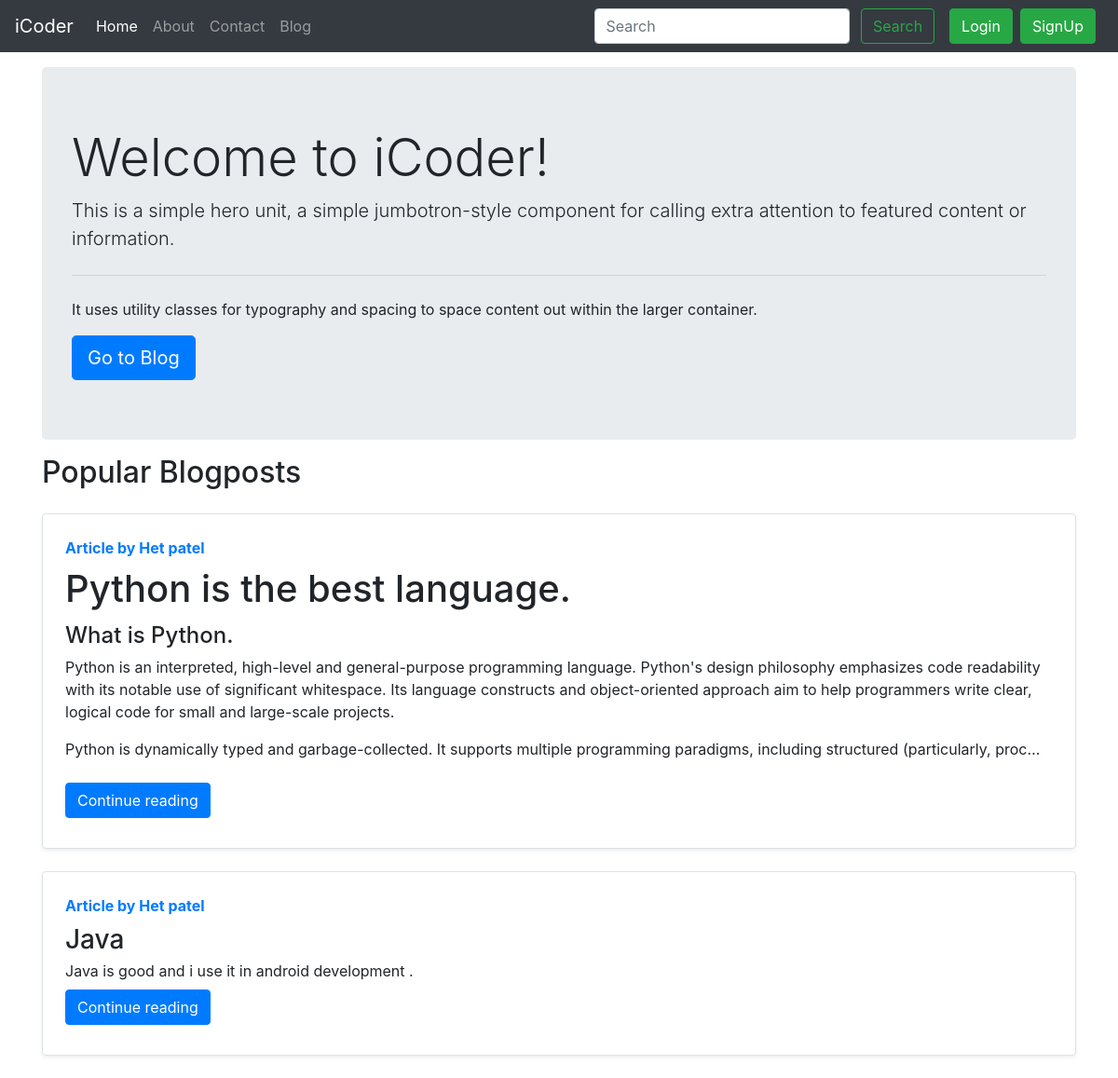
The page / on the database its author committed.
### blog/models.py (models this page shows, shortened)
class Post(models.Model):
    sno=models.AutoField(primary_key=True)
    title=models.CharField(max_length=255)
    author=models.CharField(max_length=14)
    slug=models.CharField(max_length=130)
    timeStamp=models.DateTimeField(blank=True)
    content=models.TextField()

### home/views.py (the view)
# urls.py: path('', views.home, name='home'),
def home(request):
    allPosts= Post.objects.all()
    context={'allPosts': allPosts}
    return render(request, "home/home.html", context)

### templates/home/home.html (shortened to what this page needs)
{% extends 'base.html' %}
 {% block homeactive %} active  {% endblock homeactive %}
{% block body %}
    <div class="container">
<div class="jumbotron my-3">
  <h1 class="display-4">Welcome to iCoder!</h1>
  <p class="lead">This is a simple hero unit, a simple jumbotron-style component for calling extra attention to featured content or information.</p>
  <hr class="my-4">
  <p>It uses utility classes for typography and spacing to space content out within the larger container.</p>
  <a class="btn btn-primary btn-lg" href="/blog" role="button">Go to Blog</a>
  </div>
</div>
<div class="container">
<h2>Popular Blogposts</h2>
 {% for post in allPosts  %}
    <div class="row no-gutters border rounded overflow-hidden flex-md-row mb-4 shadow-sm h-md-250 my-4 position-relative">
        <div class="col p-4 d-flex flex-column position-static">
            <strong class="d-inline-block mb-2 text-primary">Article  by {{post.author|safe}}</strong>
            <h3 class="mb-0">{{post.title|safe}}</h3>
            <p class="card-text mb-auto">{{post.content|safe| truncatechars:500}}</p>
            <div class="my-2">
            	<a href="/blog/{{post.slug}}" role="button" class="btn btn-primary">Continue reading</a>
            </div>
        </div>
        </div>
        {% endfor %}
      </div>
 {% endblock %}

### rows shown on the page
Post: author "Het patel", title "Python is the best language.", content "What is Python. Python is an interpreted, high-level and general-purpose programming language. Python's design philosophy emphasizes code readability with its notable use of significant whitespace. Its language constructs and object-oriented approach aim to help programmers write clear, logical code for small and large-scale projects. Python is dynamically typed and garbage-collected. It supports multiple programming paradigms, including structured (particularly, proc…"
Post: author "Het patel", title "Java", content "Java is good and i use it in android development ."
